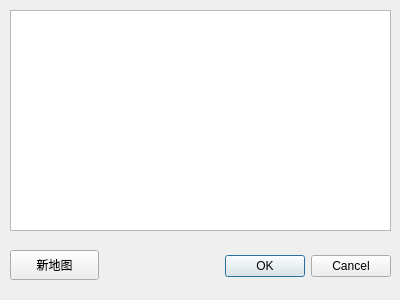
<?xml version="1.0" encoding="UTF-8"?>
<ui version="4.0">
 <class>MapSelectDialog</class>
 <widget class="QDialog" name="MapSelectDialog">
  <property name="geometry">
   <rect>
    <x>0</x>
    <y>0</y>
    <width>400</width>
    <height>300</height>
   </rect>
  </property>
  <property name="windowTitle">
   <string>Dialog</string>
  </property>
  <widget class="QDialogButtonBox" name="buttonBox">
   <property name="geometry">
    <rect>
     <x>220</x>
     <y>250</y>
     <width>171</width>
     <height>32</height>
    </rect>
   </property>
   <property name="orientation">
    <enum>Qt::Horizontal</enum>
   </property>
   <property name="standardButtons">
    <set>QDialogButtonBox::Cancel|QDialogButtonBox::Ok</set>
   </property>
  </widget>
  <widget class="QListWidget" name="mapList_lw">
   <property name="geometry">
    <rect>
     <x>10</x>
     <y>10</y>
     <width>381</width>
     <height>221</height>
    </rect>
   </property>
  </widget>
  <widget class="QPushButton" name="newMap_btn">
   <property name="geometry">
    <rect>
     <x>10</x>
     <y>250</y>
     <width>89</width>
     <height>30</height>
    </rect>
   </property>
   <property name="text">
    <string>新地图</string>
   </property>
  </widget>
 </widget>
 <resources/>
 <connections>
  <connection>
   <sender>buttonBox</sender>
   <signal>accepted()</signal>
   <receiver>MapSelectDialog</receiver>
   <slot>accept()</slot>
   <hints>
    <hint type="sourcelabel">
     <x>248</x>
     <y>254</y>
    </hint>
    <hint type="destinationlabel">
     <x>157</x>
     <y>274</y>
    </hint>
   </hints>
  </connection>
  <connection>
   <sender>buttonBox</sender>
   <signal>rejected()</signal>
   <receiver>MapSelectDialog</receiver>
   <slot>reject()</slot>
   <hints>
    <hint type="sourcelabel">
     <x>316</x>
     <y>260</y>
    </hint>
    <hint type="destinationlabel">
     <x>286</x>
     <y>274</y>
    </hint>
   </hints>
  </connection>
 </connections>
</ui>
